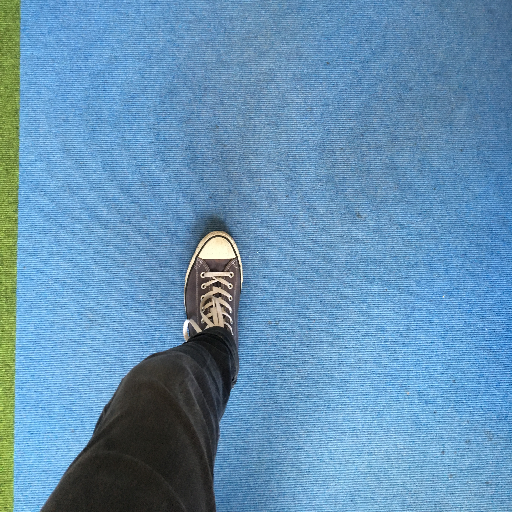
#> input picture Feet_detection/foot_image.png, 512 x 512 px, found by its file name
$ jupyter execute --allow-errors Untitled.ipynb   (older library calls are emulated)
#> lines starting #> are read from the running program, lines starting #| are printed output that depends on the picture; after the words box and inside, x2 and y2 are one past the last pixel; in counts of white or black regions, pixels touching at a corner belong together
[cell 1]
from skimage.filters import threshold_local
import numpy as np
import argparse
import cv2
import imutils

[cell 2]
def midpoint(ptA, ptB):
    return ((ptA[0] + ptB[0]) * 0.5, (ptA[1] + ptB[1]) * 0.5)

image1 = cv2.imread("/home/dheeraj/my_projects/my_project_env/practice/motion_detector/Detecting object size/foot_image.png")
#> image1 is the input picture: shape (512, 512, 3); mean B, G, R 181, 146.3, 100.8
image = cv2.resize(image1, (200, 200))
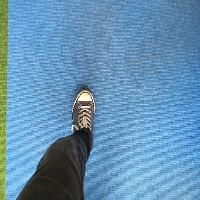
#> image: shape (200, 200, 3); mean B, G, R 180.7, 146, 100.6
gray = cv2.cvtColor(image, cv2.COLOR_BGR2GRAY)
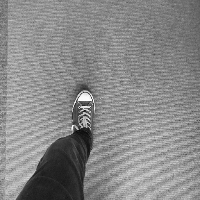
#> gray: shape (200, 200); min 6, max 255, mean 136.4
blur = cv2.GaussianBlur(gray, (7,7), 5)
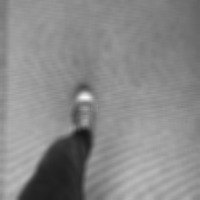
#> blur: shape (200, 200); min 22, max 245, mean 136.4


edged = cv2.Canny(blur, 50, 100)
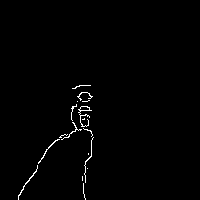
#> edged: shape (200, 200); 1% white in thin lines or dots, all inside (x1, y1, x2, y2) = (18, 85, 94, 200)
edged = cv2.dilate(edged, None, iterations=7)
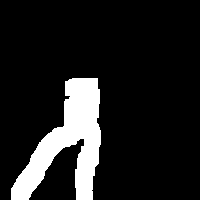
#> edged: shape (200, 200); 12.4% white; 1 white region, box (x1, y1, x2, y2) and area: (11, 78, 101, 200) 4963
edged = cv2.erode(edged, None, iterations=4)
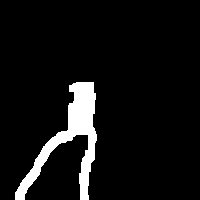
#> edged: shape (200, 200); 6.9% white; 1 white region

cnts = cv2.findContours(edged.copy(), cv2.RETR_EXTERNAL,
    cv2.CHAIN_APPROX_SIMPLE)
#> cnts = 1 contour; box (x1, y1, x2, y2) and area: (15, 82, 97, 200) 2551
cnts = imutils.grab_contours(cnts)

# print(cnts)
cv2.imshow("blur", edged)
cv2.waitKey(0)
cv2.destroyAllWindows()

[cell 3]
import numpy as np
import cv2

im = cv2.imread('/home/dheeraj/my_projects/my_project_env/practice/motion_detector/Detecting object size/foot_image.png',0)
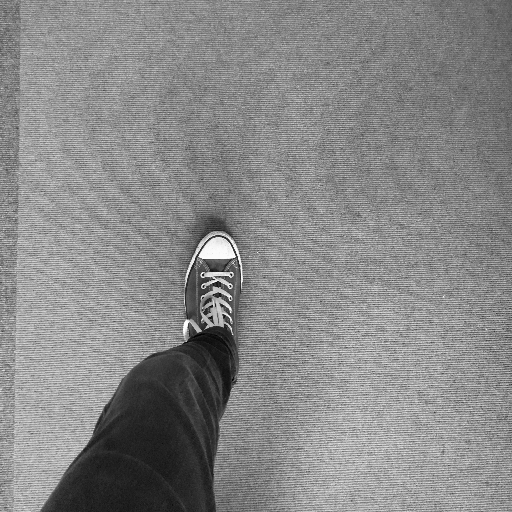
#> im: shape (512, 512); min 0, max 255, mean 136.2
# print(im.shape)
kernel = np.ones((50,50),np.uint8)
#> (the rest of this cell did not finish here and is left out)
